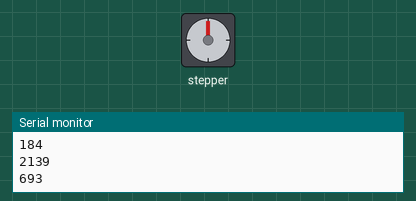
Bench run of a sketch on a simulated Arduino Uno, built with avr-gcc and run on an emulated ATmega328P. On the bench: stepper motor, the last lines printed to the serial monitor. Random numbers use the default seed unless the sketch sets one; stepper angles assume 200 steps per turn.

Above: at 0.1 s.
At 14.6 s:
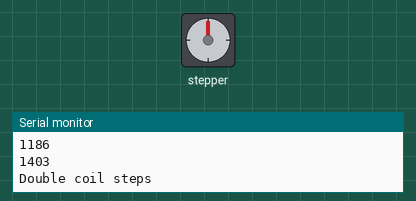
At 25.7 s:
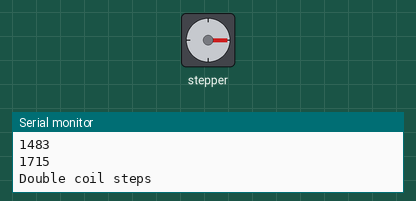
At 39.83 s:
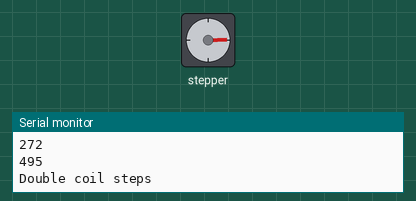
Timing chart, 0 to 40.0 s (numbered marks = the images above):
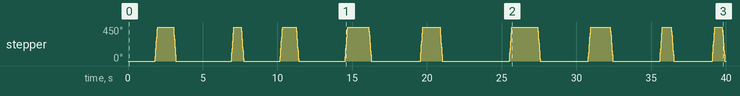

The sketch:

DurantStepper_Ver1.ino
```cpp
/*
This is a test sketch for the Adafruit assembled Motor Shield for Arduino v2
It won't work with v1.x motor shields! Only for the v2's with built in PWM
control

For use with the Adafruit Motor Shield v2
---->	http://www.adafruit.com/products/1438
*/


#include <Wire.h>
#include <Adafruit_MotorShield.h>
#include "utility/Adafruit_PWMServoDriver.h"

// Create the motor shield object with the default I2C address
Adafruit_MotorShield AFMS = Adafruit_MotorShield();
// Or, create it with a different I2C address (say for stacking)
// Adafruit_MotorShield AFMS = Adafruit_MotorShield(0x61);

// Connect a stepper motor with 200 steps per revolution (1.8 degree)
// to motor port #2 (M3 and M4)
Adafruit_StepperMotor *myMotor = AFMS.getStepper(200, 2);

unsigned long randomTime;  // here's a variable to store our delay value
unsigned long a; // a variable to hold the bottom number of the picking range
unsigned long b; // a variable to hold the top number of the picking range

void setup() {
  Serial.begin(9600);           // set up Serial library at 9600 bps
  Serial.println("Stepper test!");

  AFMS.begin();  // create with the default frequency 1.6KHz
  //AFMS.begin(1000);  // OR with a different frequency, say 1KHz

  randomSeed(analogRead(0)); // start the random call in a unspecified point in the random sequence
  myMotor->setSpeed(600);  // 600 rpm
  myMotor->release(); // stop rotation and turn off holding torque.
}

void loop() {
  a = random(0, 500); // this randomly picks a number between 0 and 500 and assigns it to variable 'a'
  b = random(1000, 3000); // this randomly picks a number between 500 and 10000 and assigns it to variable 'b'
  randomTime = random(a, b); // this then randomly picks a number between the range dictated by 'a' and 'b'

  Serial.println(a); // what number 'a' is holding
  Serial.println(b); // what number 'b' is holding
  Serial.println(randomTime); // what number 'randomTime' is holding
  delay (50);

  delay(randomTime); // delay for the random amount of time sitting in the 'randomTime' variable
  randomTime = random(a, b);  // chose a differnet number within the range specified by variable 'a' and variable 'b'
  Serial.println(randomTime);  // // what number 'randomTime' is holding now
  delay(randomTime);  // delay for the random amount of time sitting in the 'randomTime' variable

  Serial.println("Double coil steps");
  myMotor->step(250, FORWARD, DOUBLE);
  myMotor->release();
  delay(randomTime);
  randomTime = random(a, b);  // chose a differnet number within the range specified by variable 'a' and variable 'b'
  myMotor->step(250, BACKWARD, DOUBLE);
  myMotor->release();
  delay(randomTime);


}
```
